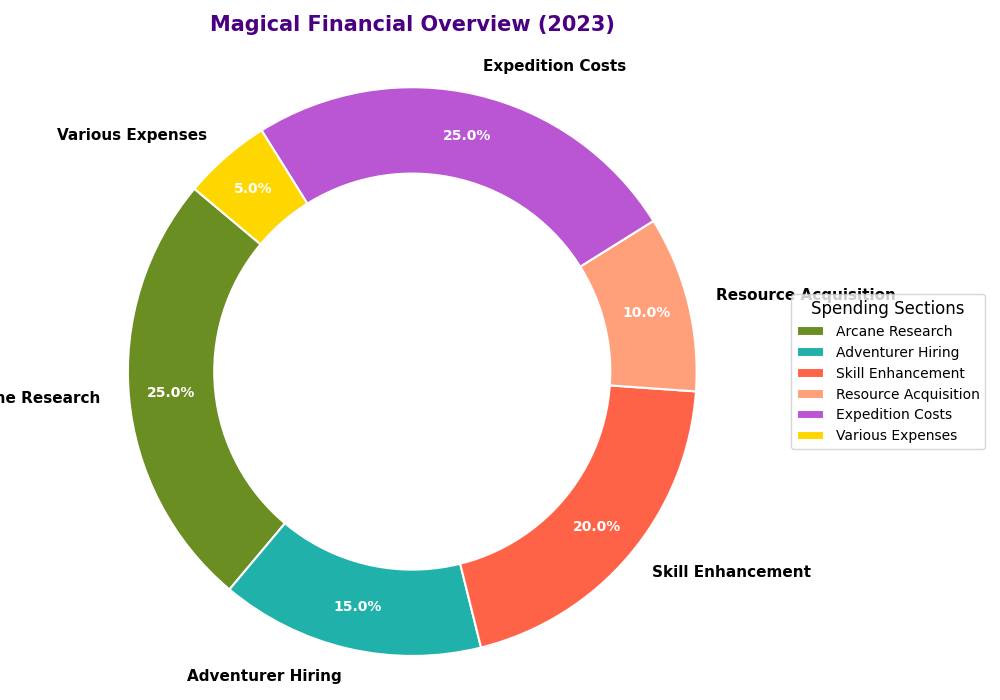

Python code for this plot:
import matplotlib.pyplot as plt

# Categories and their budget percentages
categories = ['Arcane Research', 'Adventurer Hiring', 'Skill Enhancement', 'Resource Acquisition', 'Expedition Costs', 'Various Expenses']
budgets = [25, 15, 20, 10, 25, 5]

# Define colors for each slice
colors = ['#6b8e23', '#20b2aa', '#ff6347', '#ffa07a', '#ba55d3', '#ffd700']

fig, ax = plt.subplots(figsize=(10, 7))

wedges, texts, autotexts = ax.pie(
    budgets,
    labels=categories,
    colors=colors,
    autopct='%1.1f%%',
    pctdistance=0.85,
    startangle=140,
    wedgeprops=dict(edgecolor='w', linewidth=1.5)
)

centre_circle = plt.Circle((0, 0), 0.70, fc='white')
fig.gca().add_artist(centre_circle)

ax.axis('equal')

plt.setp(autotexts, size=10, weight="bold", color="white")
plt.setp(texts, size=11, weight="bold")

ax.set_title("Magical Financial Overview (2023)", fontsize=15, fontweight='bold', pad=20, color='#4b0082')

ax.legend(wedges, categories, title="Spending Sections", loc="center left", bbox_to_anchor=(1, 0.5), fontsize=10, title_fontsize='12')

plt.tight_layout()
plt.show()
